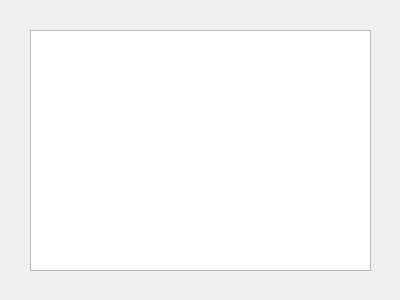
<?xml version="1.0" encoding="UTF-8"?>
<ui version="4.0">
 <class>Dialog</class>
 <widget class="QDialog" name="Dialog">
  <property name="geometry">
   <rect>
    <x>0</x>
    <y>0</y>
    <width>400</width>
    <height>300</height>
   </rect>
  </property>
  <property name="windowTitle">
   <string>Dialog</string>
  </property>
  <widget class="QListView" name="listView">
   <property name="geometry">
    <rect>
     <x>30</x>
     <y>30</y>
     <width>341</width>
     <height>241</height>
    </rect>
   </property>
  </widget>
 </widget>
 <resources/>
 <connections/>
</ui>
